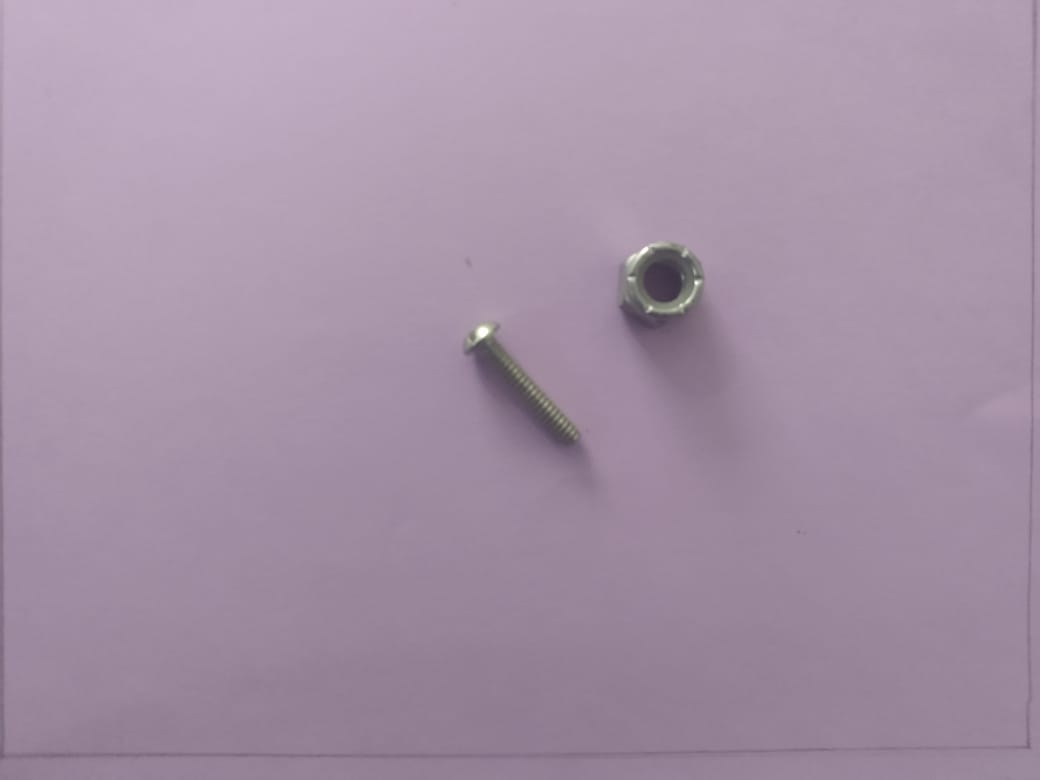
%> input picture matlab_scripts/I8.jpeg, 1040 x 780 px
$ octave --eval "result = vision;"   (GNU Octave 9; MATLAB toolbox functions it lacks are replaced by stand-ins)
%> lines starting %> are read from the running program, lines starting %| are printed output that depends on the picture; in (x1, y1, x2, y2) boxes, pixels count from 0 and x2, y2 are one past the last pixel; in counts of white or black regions, pixels touching at a corner belong together; the program's own positions count from 1
function [img_out, x_screw, y_screw, x_nut, y_nut] = vision()
    im = imread("I8.jpeg"); % lectura de la imagen
%> im is the input picture: size 780x1040x3 uint8; mean R, G, B 164.4, 145.5, 165.6
%     imshow(im)

    g = im(:,:,3); % Se pasa la imagen a escala de gris
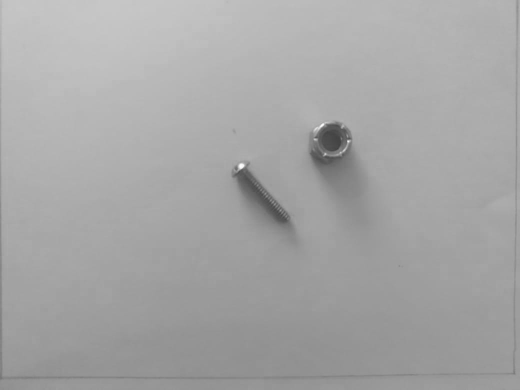
%> g: size 780x1040 uint8 (shown at 1/2 size); min 62, max 255, mean 165.6
    %imshow(g)

    d = size(g); % Tamaño de la imagen

    % Umbralizacion
    for i = 1:d(1)
        for j = 1:d(2)
            if g(i,j) > 100
                t(i,j) = 0;
            else
                t(i,j) = 255;
            end
        end
    end
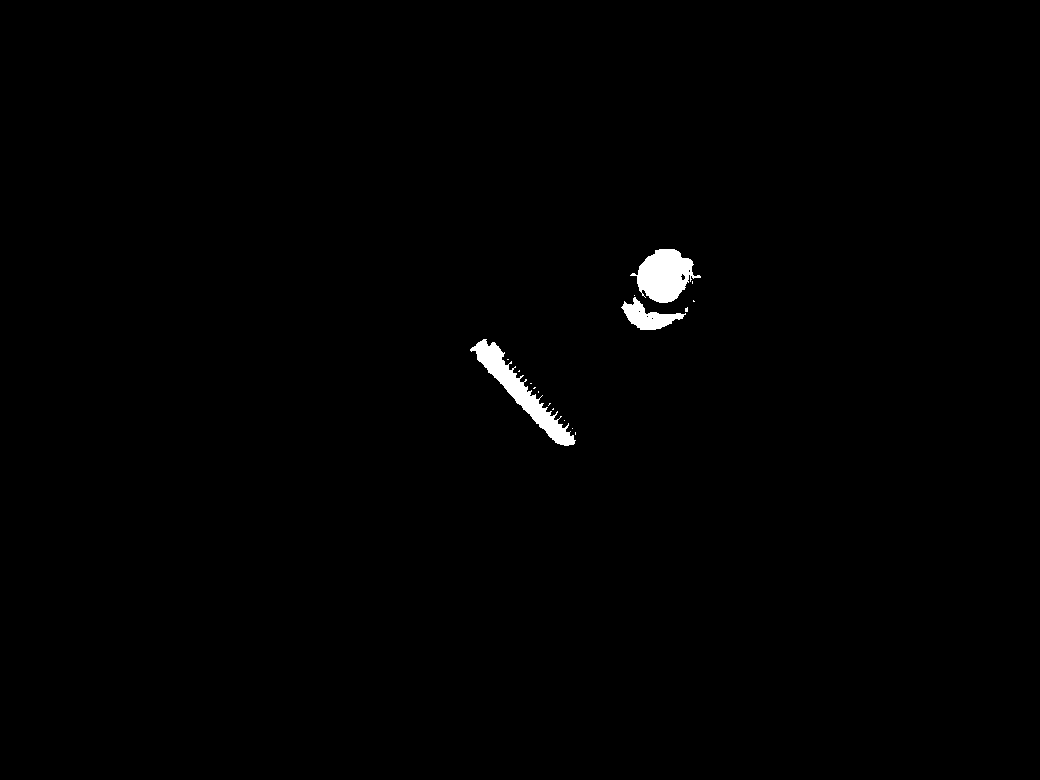
%> t: size 780x1040 double; 0.7% white; 17 white regions (14 under 20 px), largest, box (x1, y1, x2, y2) and area: (470, 339, 576, 446) 2460, (630, 249, 701, 303) 2270, (621, 297, 686, 330) 933
    %imshow(t)

    cl = imclose(t,strel('disk',30)); % Se rellan las regiones conectadas
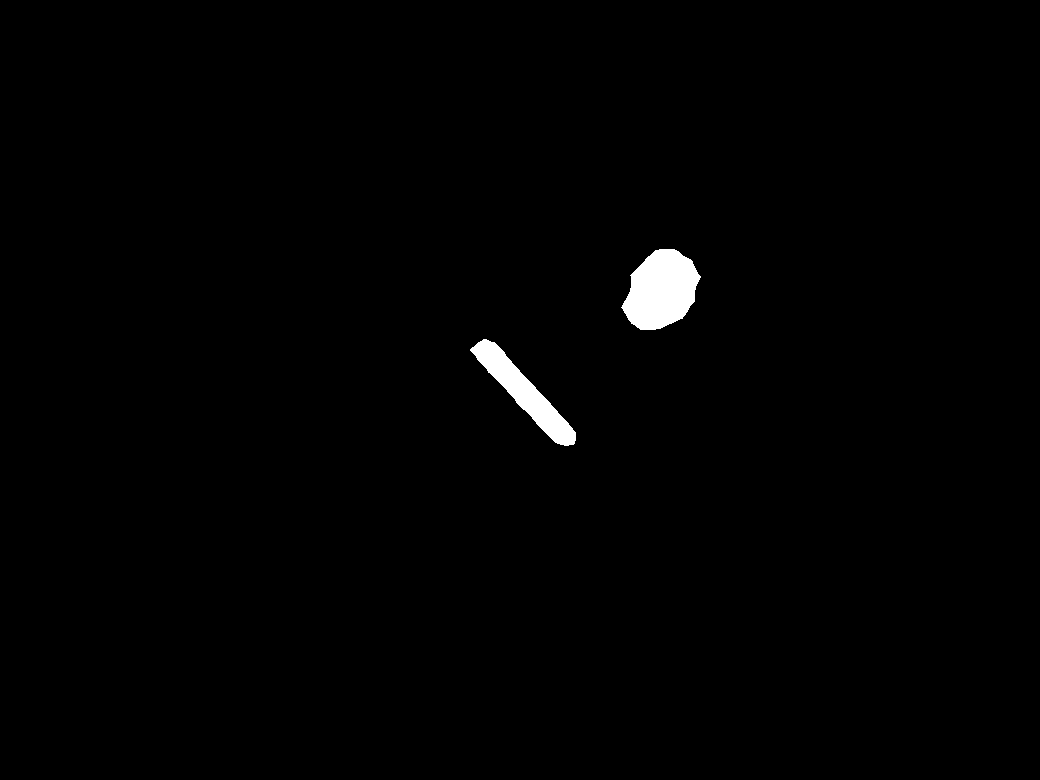
%> cl: size 780x1040 double; 0.95% white; 2 white regions, box (x1, y1, x2, y2) and area: (621, 249, 701, 330) 4512, (470, 339, 576, 446) 3169
    %imshow(cl)

    tr = bwareaopen(cl,600); % Se limpia la imagen de posible ruido
%     imshow(tr)
    rc = bwconncomp(tr);
%> rc = 2 connected components

    img_out = tr;

    Tornillos = 0;
    Tuercas = 0;
    pt = {};
    ptor = {};
    otor = {};

    cent = regionprops(rc,'Centroid');
%> cent = 2 regions; Centroid: [524.7 393.1], [661.9 290.8]
    cir = regionprops(rc,"Circularity"); %0.8
%> cir = 2 items; Circularity: 0.417, 0.904
    ejeM = regionprops(rc,"MajoraxisLength"); %150
%> ejeM = 2 regions; MajorAxisLength: 155.2, 87.95
    ori = regionprops(rc,'Orientation');
%> ori = 2 regions; Orientation: -46.99, 56.09


    for i = 1:rc.NumObjects
        pt{i,1} = cent(i,1).Centroid;

        if cir(i,1).Circularity > 0.8
            Tuercas = Tuercas + 1;
            pt{i,2} = 'tuerca';
        elseif ejeM(i,1).MajorAxisLength > 100
            Tornillos = Tornillos + 1;
            otor{Tornillos,1} = ori(Tornillos,1).Orientation;
            pt{i,2} = 'tornillo';
        end
    end
%> this loop made 2 passes
%> Tornillos on pass 1: 1
%> after the loop, otor = {-46.99}; pt = {[524.7 393.1], [661.9 290.8], 'tornillo', 'tuerca'}
%     ORGANIZACION DE LOS ELEMENTOS
    for i = 2:length(pt)
        while i ~= 1
            if pt{i,1}(2) < pt{i-1,1}(2)
                a = pt{i-1,1};
                b = pt{i-1,2};
                pt{i-1,1} = pt{i,1};
                pt{i-1,2} = pt{i,2};
                pt{i,1} = a;
                pt{i,2} = b;
            end
            i = i-1;
        end
    end
%> this loop made 1 pass
%> after the loop, a = [524.7 393.1]; b = 'tornillo'; pt = {[661.9 290.8], [524.7 393.1], 'tuerca', 'tornillo'}
% Ubicacion de elementos en magnitud fisica
    esc = 200; % Escala de conversion (200 mm) 150
    x0 = -150; % Distancia entre el SC del primer robot y de la base sobre x.
    y0 = 60; % Distancia entre el SC del primer robot y de la base sobre y.
    % b = 200; % Distancia entre los dos robots sobre x.
    b = 0; % Distancia entre los dos robots sobre x.
%
    x_nut = zeros(Tuercas);
    y_nut = zeros(Tuercas);
    screws = 1;
    x_screw = zeros(Tornillos);
    y_screw = zeros(Tornillos);
    nuts = 1;
    for i = 1:length(pt)
        x = esc/d(1)*pt{i,1}(1);
        y = esc/d(2)*(d(2)-pt{i,1}(2));
        if char(pt{i,2}) == "tuerca"
% [4 lines of commented-out code are left out]
            x_nut(nuts) = x+x0;
            y_nut(nuts) = y+y0;
            nuts = nuts+1;
%             z = 'altura de la superficie'
%             disp('enviar mensaje a robot de tuercas')
        else
% [4 lines of commented-out code are left out]
            x_screw(screws) = x+x0;
            y_screw(screws) = y+y0;
            screws = screws +1;
%             z = 'altura de la superficie'
%             disp('enviar mensaje a robot de tornillos')
        end
    end
%> this loop made 2 passes
%> (x, y, nuts) on pass 1: (169.7, 144.1, 2)
end

$ run again, with matlab_scripts/I1.jpeg copied over matlab_scripts/I8.jpeg
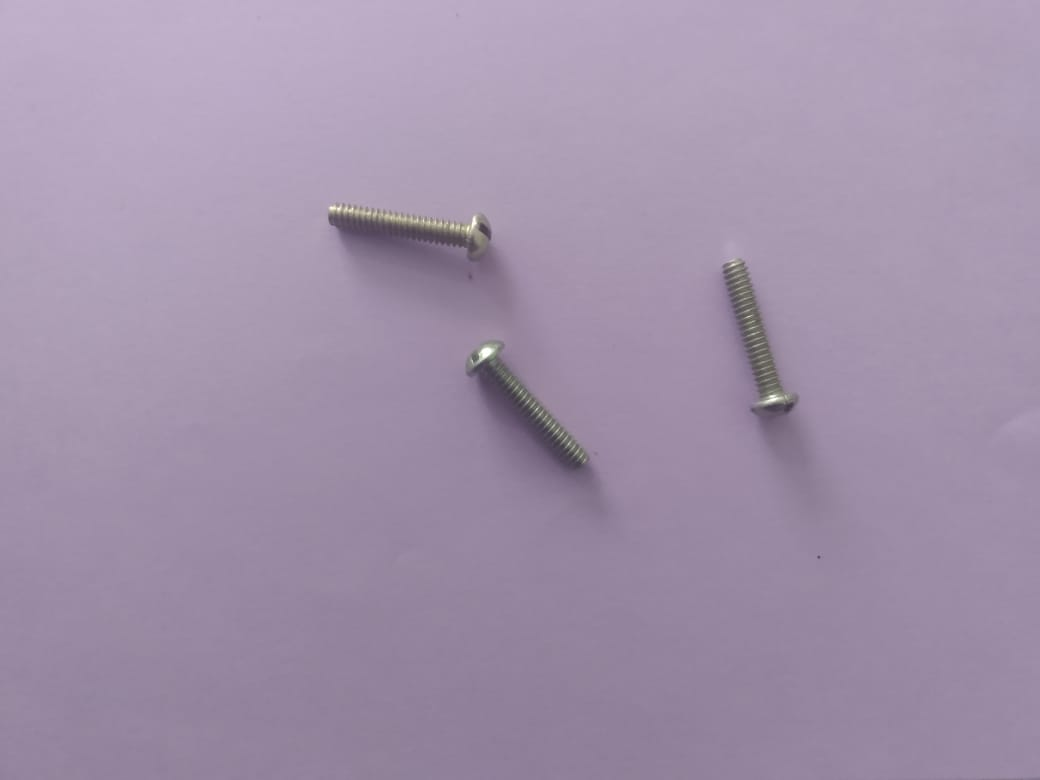
%> input picture matlab_scripts/I1.jpeg, 1040 x 780 px
%> in vision, im is the input picture: size 780x1040x3 uint8; mean R, G, B 161.5, 145.9, 170.4
%> after the loop in vision, `for i = 1:d(1)`:
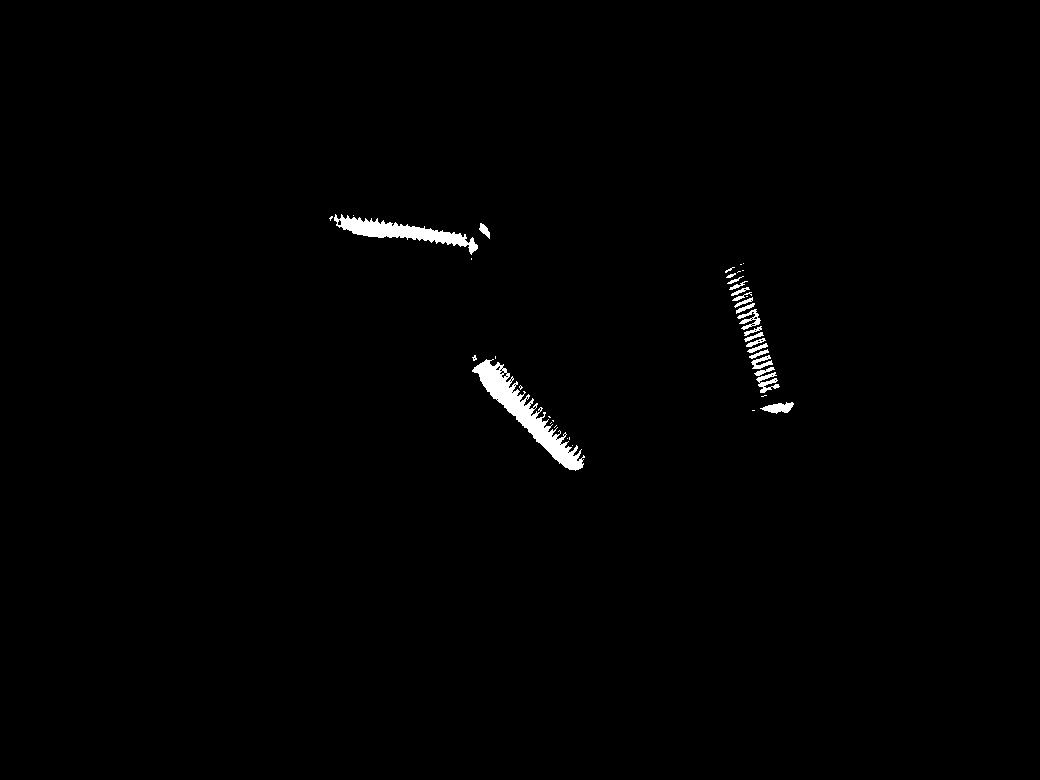
%> t: size 780x1040 double; 0.8% white; 41 white regions (21 under 20 px), largest, box (x1, y1, x2, y2) and area: (472, 359, 585, 471) 2921, (334, 214, 478, 255) 1821, (760, 402, 794, 414) 235
%> in vision, `cl = imclose(t,strel('disk',30));`:
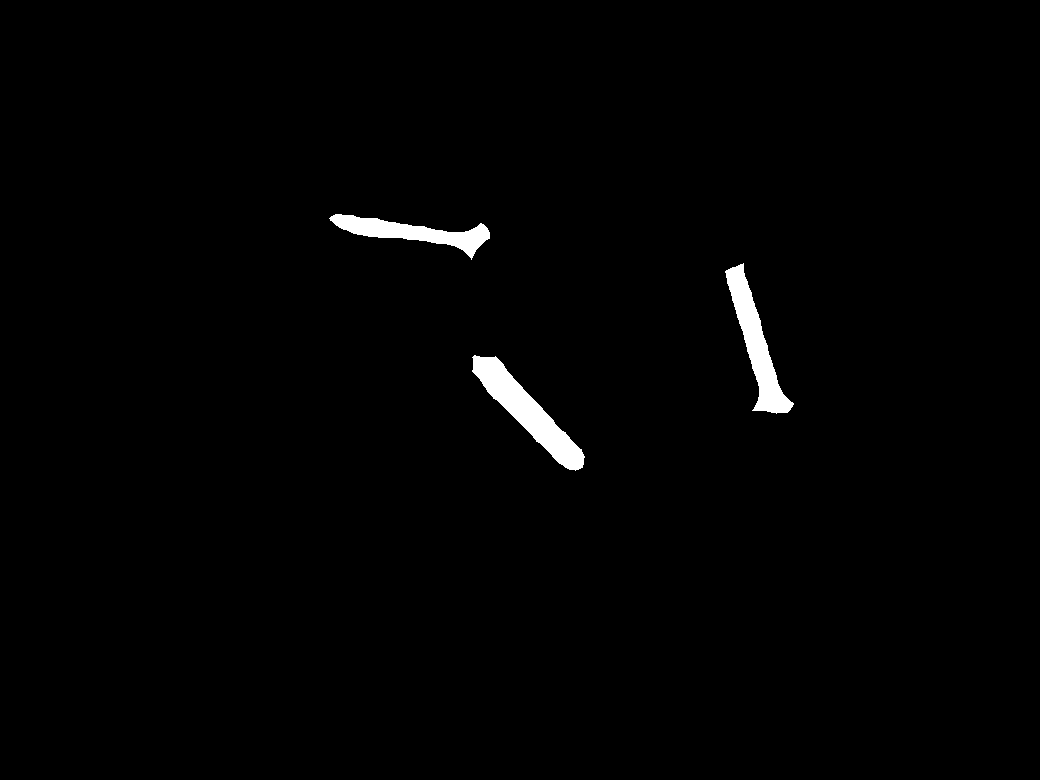
%> cl: size 780x1040 double; 1.2% white; 3 white regions, box (x1, y1, x2, y2) and area: (472, 355, 585, 471) 3865, (725, 263, 794, 414) 3279, (329, 214, 490, 260) 2608
%> rc = 3 connected components
%> cent = 3 regions; Centroid: [414 233], [527.9 412.3], [757 345.3]
%> cir = 3 items; Circularity: 0.253, 0.42, 0.306
%> ejeM = 3 regions; MajorAxisLength: 187.2, 167.6, 181.4
%> ori = 3 regions; Orientation: -7.35, -46.33, -73.3
%> the loop in vision, `for i = 1:rc.NumObjects` made 3 passes
%> after the loop in vision, `for i = 1:rc.NumObjects`: Tuercas = 0; otor = {-7.35, -46.33, -73.3}; pt = {[414 233], [527.9 412.3], [757 345.3], 'tornillo', 'tornillo', 'tornillo'}
%> the loop in vision, `for i = 2:length(pt)` made 2 passes
%> after the loop in vision, `for i = 2:length(pt)`: a = [527.9 412.3]; b = 'tornillo'; pt = {[414 233], [757 345.3], [527.9 412.3], 'tornillo', 'tornillo', 'tornillo'}
%> the loop in vision, `for i = 1:length(pt)` made 3 passes
%> (x, y) on passes 1 to 3: (106.1, 155.2), (194.1, 133.6), (135.4, 120.7)
%> after the loop in vision, `for i = 1:length(pt)`: nuts = 1; x_screw = [-43.85 0 0; 44.1 0 0; -14.65 0 0]; y_screw = [215.2 0 0; 193.6 0 0; 180.7 0 0]

$ run again, with matlab_scripts/I2.jpeg copied over matlab_scripts/I8.jpeg
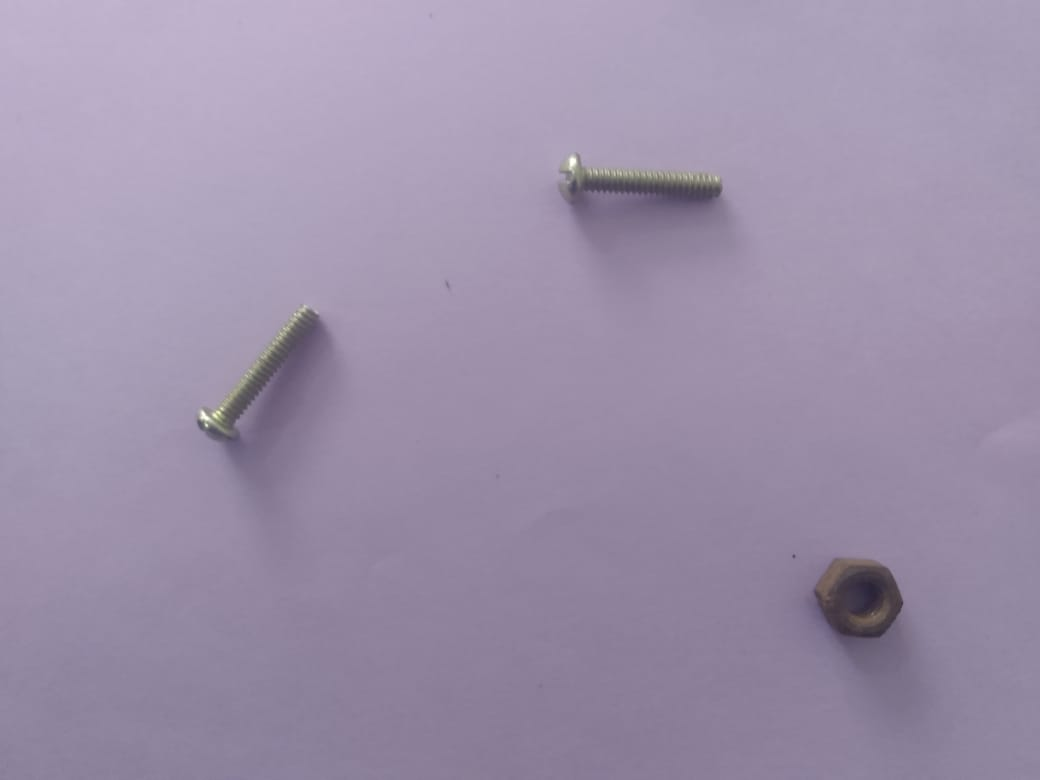
%> input picture matlab_scripts/I2.jpeg, 1040 x 780 px
%> in vision, im is the input picture: size 780x1040x3 uint8; mean R, G, B 156.8, 144.7, 169.9
%> after the loop in vision, `for i = 1:d(1)`:
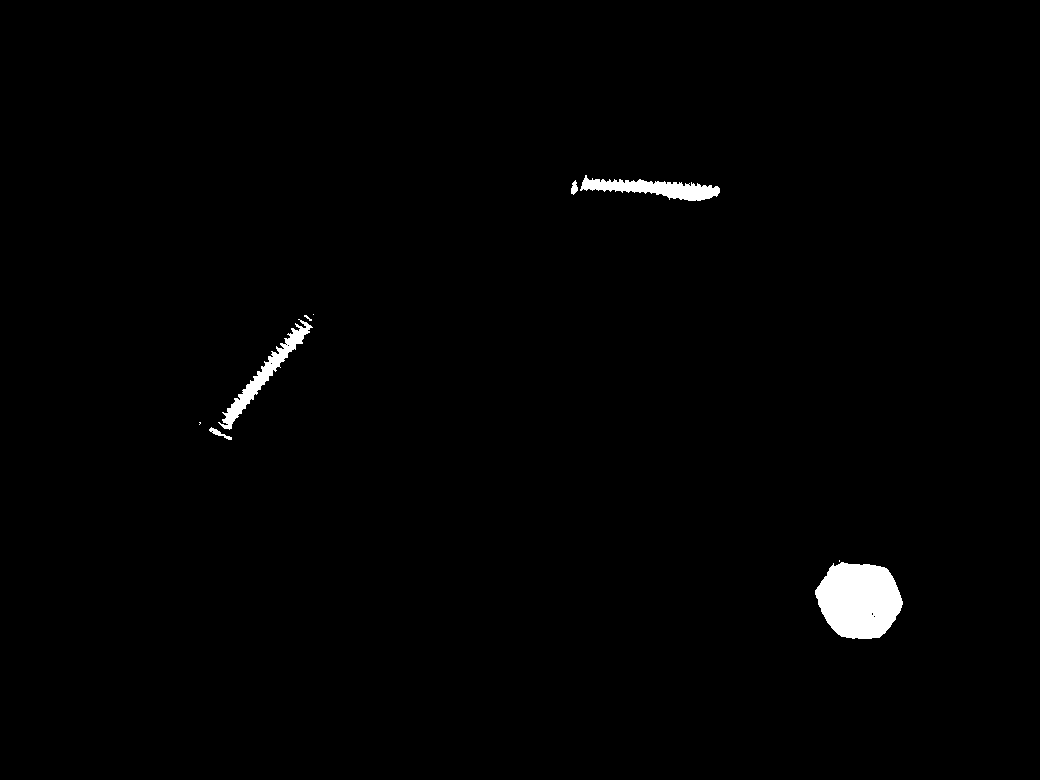
%> t: size 780x1040 double; 1.1% white; 9 white regions (4 under 20 px), largest, box (x1, y1, x2, y2) and area: (815, 562, 903, 639) 5159, (580, 175, 720, 201) 1727, (218, 319, 313, 430) 1612, (209, 427, 232, 440) 90, (571, 180, 578, 195) 68
%> in vision, `cl = imclose(t,strel('disk',30));`:
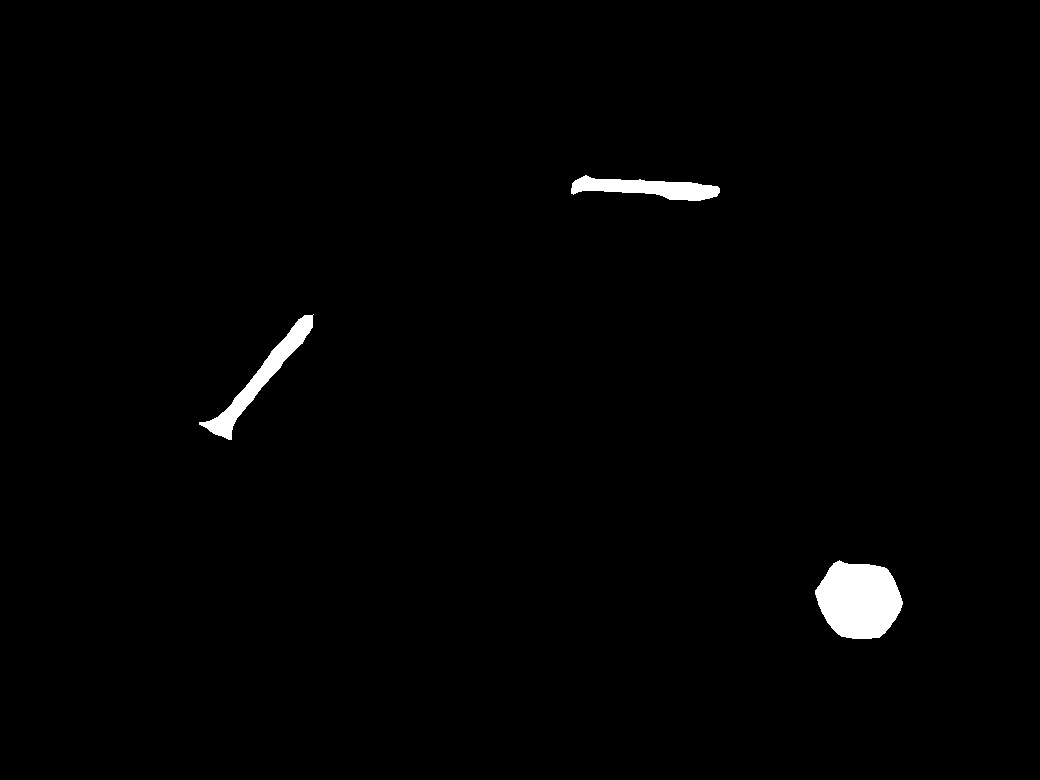
%> cl: size 780x1040 double; 1.2% white; 3 white regions, box (x1, y1, x2, y2) and area: (815, 560, 903, 639) 5201, (199, 314, 314, 440) 2496, (571, 175, 720, 201) 2122
%> rc = 3 connected components
%> cent = 3 regions; Centroid: [261 379.2], [648.6 188.8], [859.7 600.6]
%> cir = 3 items; Circularity: 0.246, 0.262, 0.946
%> ejeM = 3 regions; MajorAxisLength: 183.9, 169, 85.82
%> ori = 3 regions; Orientation: 50.12, -3.62, -21.38
%> the loop in vision, `for i = 1:rc.NumObjects` made 3 passes
%> Tornillos on passes 1 to 2: 1, 2
%> after the loop in vision, `for i = 1:rc.NumObjects`: otor = {50.12, -3.62}; pt = {[261 379.2], [648.6 188.8], [859.7 600.6], 'tornillo', 'tornillo', 'tuerca'}
%> the loop in vision, `for i = 2:length(pt)` made 2 passes
%> after the loop in vision, `for i = 2:length(pt)`: a = [261 379.2]; b = 'tornillo'; pt = {[648.6 188.8], [261 379.2], [859.7 600.6], 'tornillo', 'tornillo', 'tuerca'}
%> the loop in vision, `for i = 1:length(pt)` made 3 passes
%> (x, y, screws) on passes 1 to 2: (166.3, 163.7, 2), (66.93, 127.1, 3)
%> after the loop in vision, `for i = 1:length(pt)`: x_screw = [16.31 0; -83.07 0]; y_screw = [223.7 0; 187.1 0]
